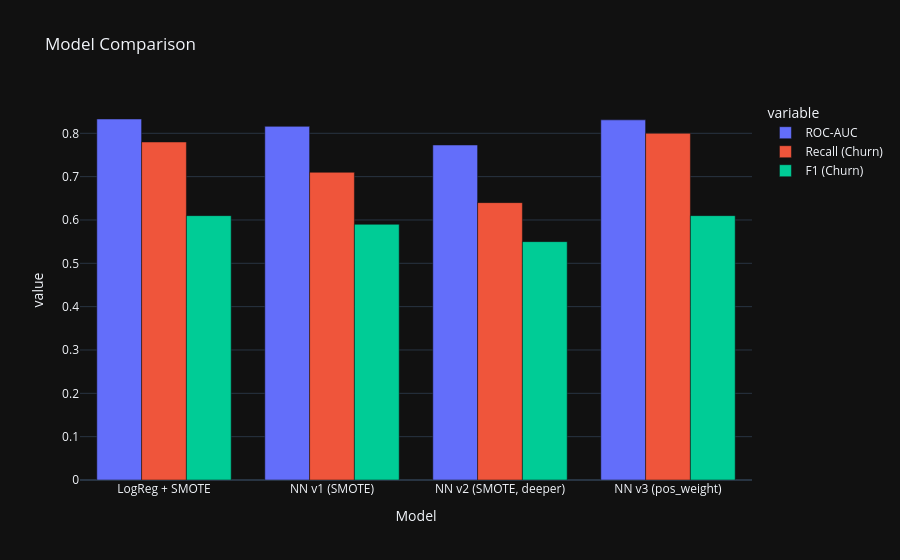

The code cell stored with this chart in its notebook:
### Code cell
import pandas as pd

results = pd.DataFrame({
    'Model': ['LogReg + SMOTE', 'NN v1 (SMOTE)', 'NN v2 (SMOTE, deeper)', 'NN v3 (pos_weight)'],
    'ROC-AUC': [0.833, 0.816, 0.773, 0.831],
    'Recall (Churn)': [0.78, 0.71, 0.64, 0.80],
    'F1 (Churn)': [0.61, 0.59, 0.55, 0.61]
})

print(results)

fig = px.bar(results, x='Model', y=['ROC-AUC', 'Recall (Churn)', 'F1 (Churn)'],
             barmode='group', title='Model Comparison')
fig.show()

### Figure 1 — Plotly figure (JSON) as saved in the notebook; plotly's stock layout.template omitted (floating-point values rounded to 4 significant figures)
{"data": [{"alignmentgroup": "True", "hovertemplate": "variable=ROC-AUC<br>Model=%{x}<br>value=%{y}<extra></extra>", "legendgroup": "ROC-AUC", "marker": {"color": "#636efa", "pattern": {"shape": ""}}, "name": "ROC-AUC", "offsetgroup": "ROC-AUC", "orientation": "v", "showlegend": true, "textposition": "auto", "x": ["LogReg + SMOTE", "NN v1 (SMOTE)", "NN v2 (SMOTE, deeper)", "NN v3 (pos_weight)"], "xaxis": "x", "y": [0.833, 0.816, 0.773, 0.831], "yaxis": "y", "type": "bar"}, {"alignmentgroup": "True", "hovertemplate": "variable=Recall (Churn)<br>Model=%{x}<br>value=%{y}<extra></extra>", "legendgroup": "Recall (Churn)", "marker": {"color": "#EF553B", "pattern": {"shape": ""}}, "name": "Recall (Churn)", "offsetgroup": "Recall (Churn)", "orientation": "v", "showlegend": true, "textposition": "auto", "x": ["LogReg + SMOTE", "NN v1 (SMOTE)", "NN v2 (SMOTE, deeper)", "NN v3 (pos_weight)"], "xaxis": "x", "y": [0.78, 0.71, 0.64, 0.8], "yaxis": "y", "type": "bar"}, {"alignmentgroup": "True", "hovertemplate": "variable=F1 (Churn)<br>Model=%{x}<br>value=%{y}<extra></extra>", "legendgroup": "F1 (Churn)", "marker": {"color": "#00cc96", "pattern": {"shape": ""}}, "name": "F1 (Churn)", "offsetgroup": "F1 (Churn)", "orientation": "v", "showlegend": true, "textposition": "auto", "x": ["LogReg + SMOTE", "NN v1 (SMOTE)", "NN v2 (SMOTE, deeper)", "NN v3 (pos_weight)"], "xaxis": "x", "y": [0.61, 0.59, 0.55, 0.61], "yaxis": "y", "type": "bar"}], "layout": {"xaxis": {"anchor": "y", "domain": [0.0, 1.0], "title": {"text": "Model"}}, "yaxis": {"anchor": "x", "domain": [0.0, 1.0], "title": {"text": "value"}}, "legend": {"title": {"text": "variable"}, "tracegroupgap": 0}, "title": {"text": "Model Comparison"}, "barmode": "group"}}
